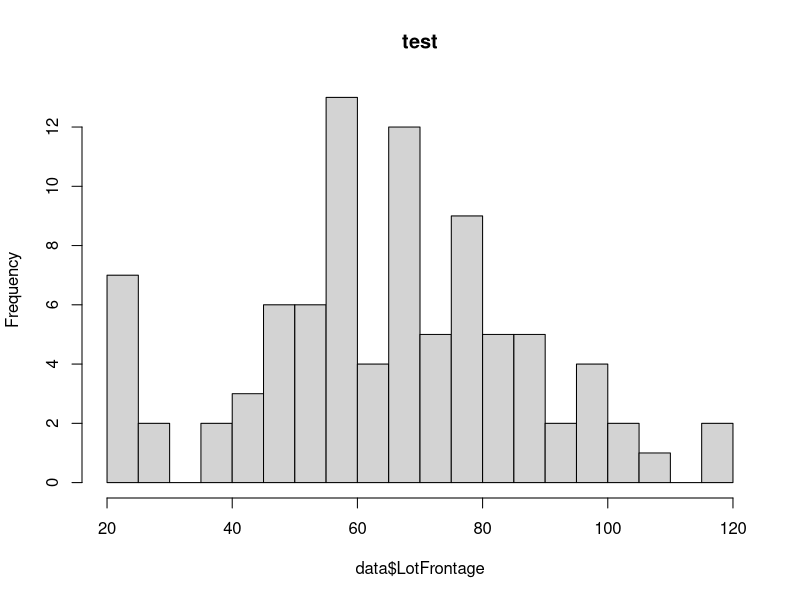
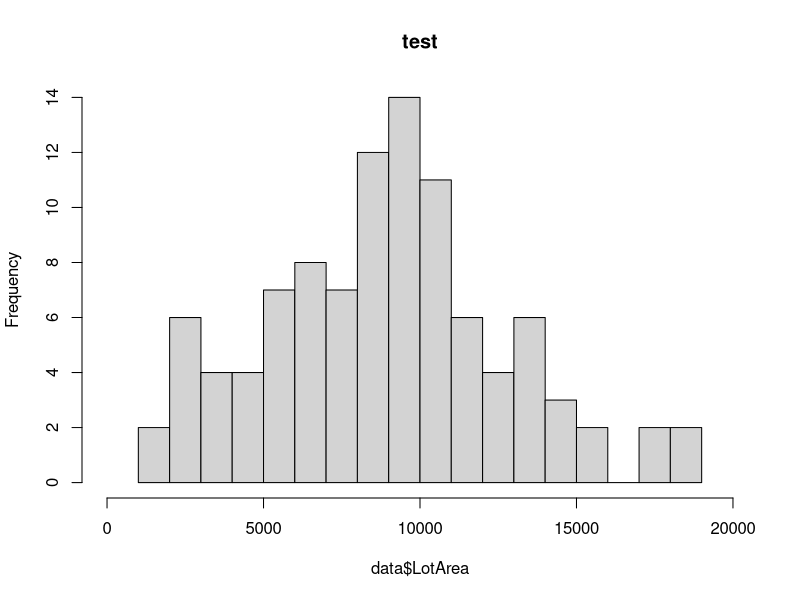
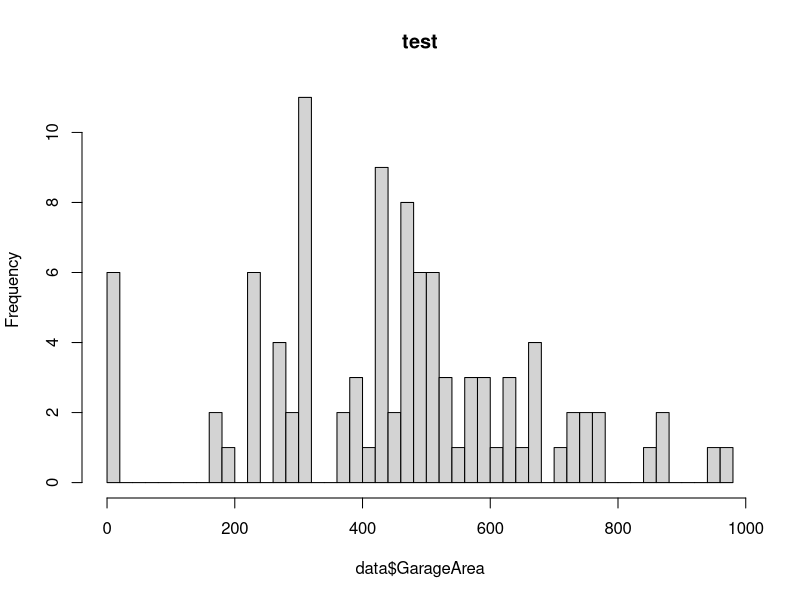
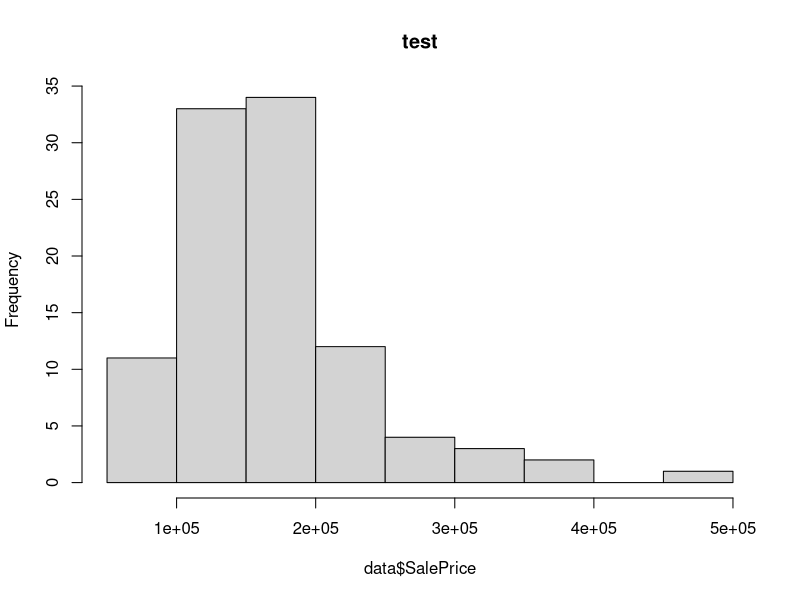
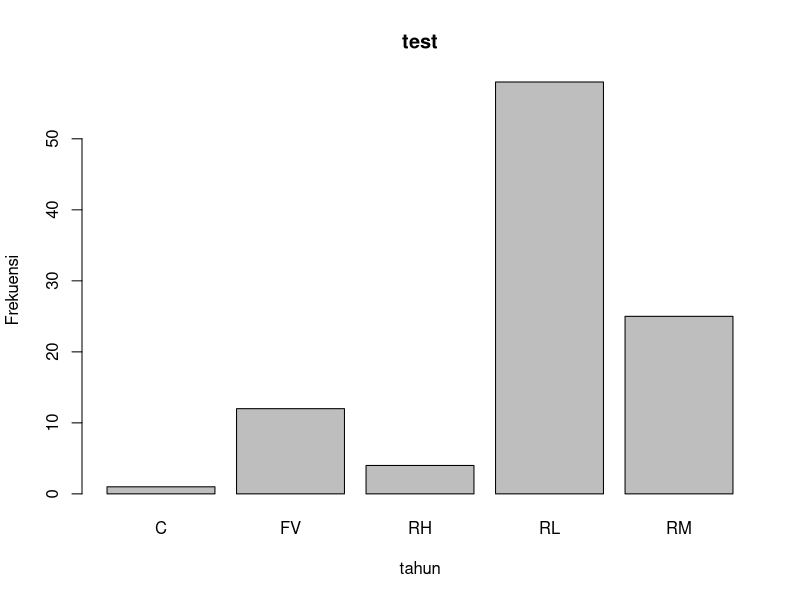
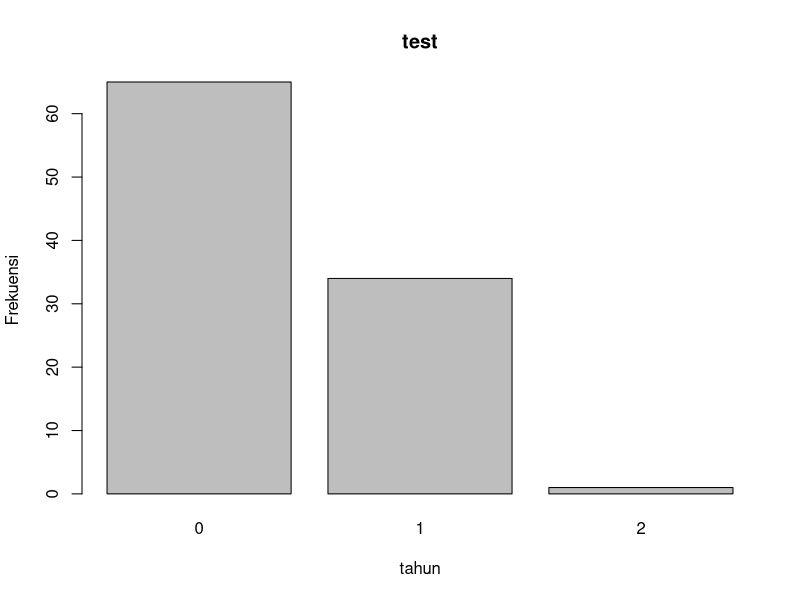
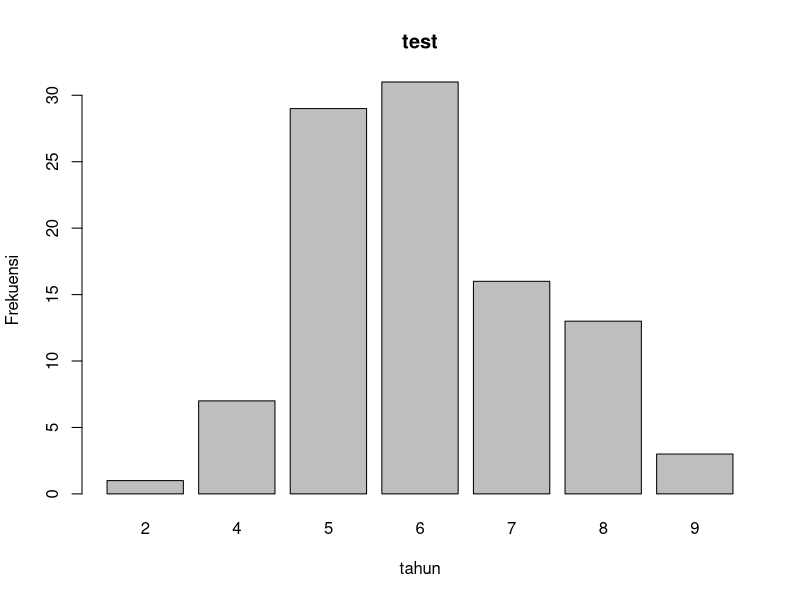
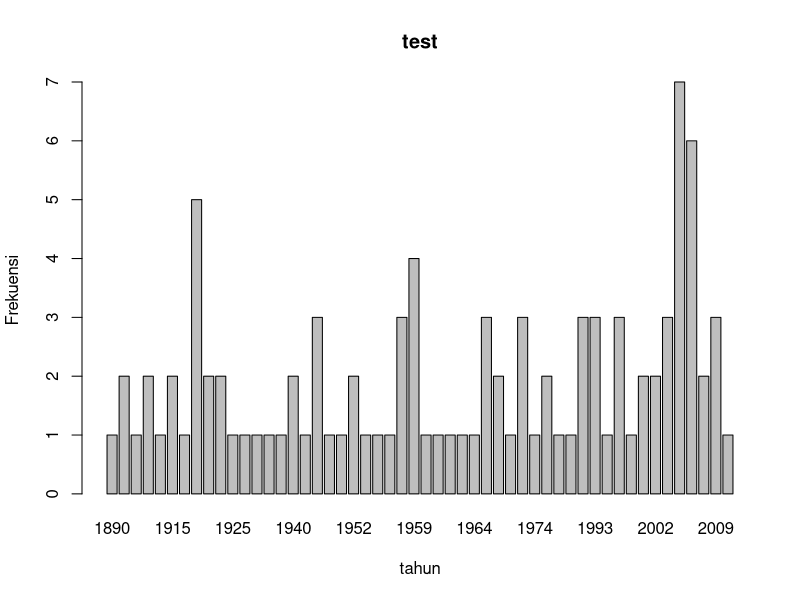

Recreate these plots in R, in order.
getwd()
setwd("D:/Fakhri/Kuliah/Ilkom/Kuliah/Semester 6/Daming/P2")

data <- read.csv("houseprices.csv")
str(data)


#4
hist(data$LotFrontage, main="test",xlim=c(20,120),breaks = 20)
hist(data$LotArea, main="test", xlim=c(0,20000), breaks = 20)
hist(data$GarageArea, main="test", breaks = 40)
hist(data$SalePrice, main="test")

barplot(table(data$MSZoning), xlab= "tahun", ylab="Frekuensi", main="test")
barplot(table(data$LotShape), xlab= "tahun", ylab="Frekuensi", main="test")
barplot(table(data$OverallQual), xlab= "tahun", ylab="Frekuensi", main="test")
barplot(table(data$YearBuilt), xlab= "tahun", ylab="Frekuensi", main="test")
barplot(table(data$RoofStyle), xlab= "tahun", ylab="Frekuensi", main="test")


#5
pairs(data[,c("LotFrontage","GarageArea","LotArea","SalePrice")],
            bg = rainbow(3),
            col = rainbow(3),
            pch = 21)
